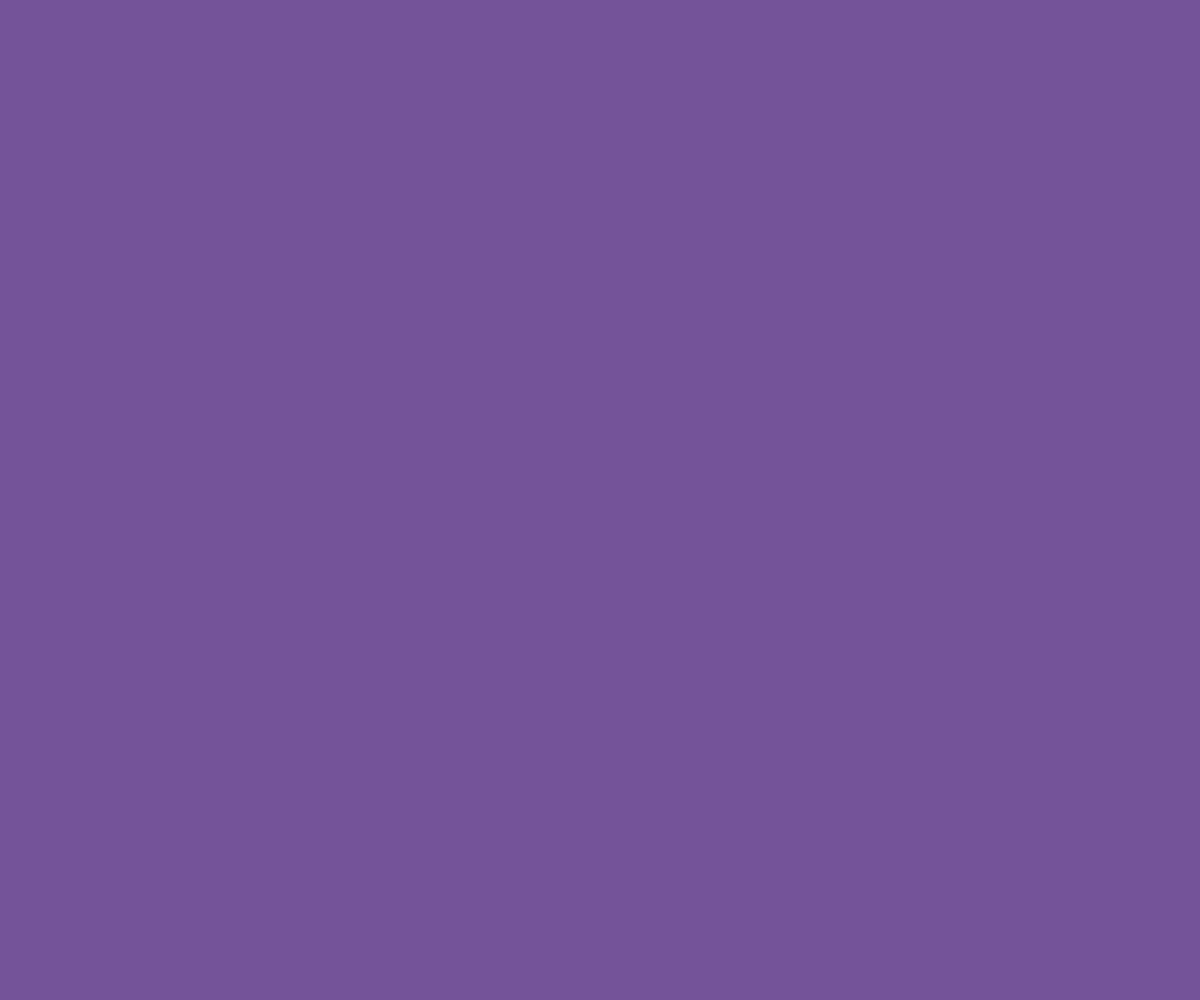
Frame 1 (no input)
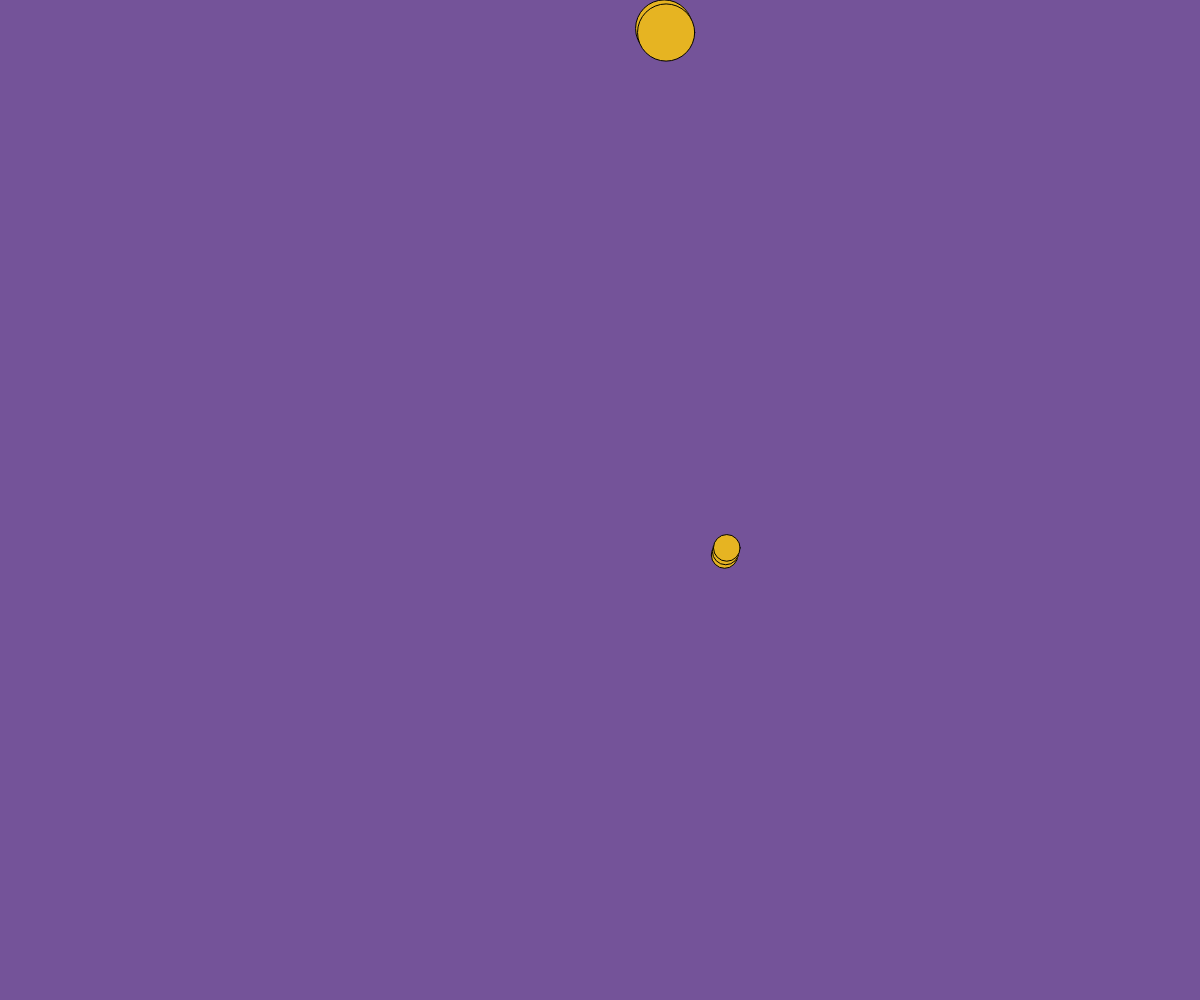
Frame 60 (no input)
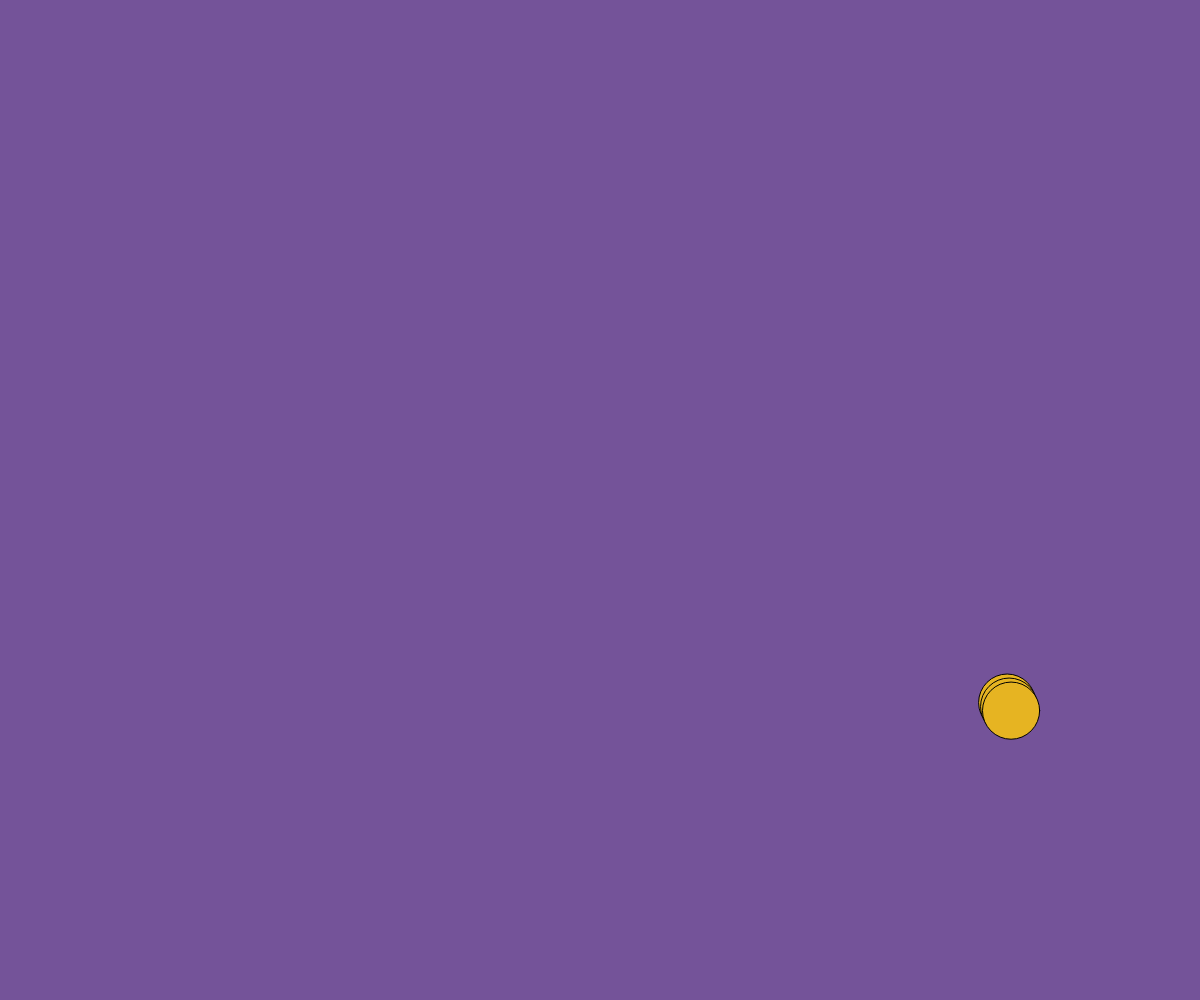
Frame 120 (the mouse pressed at the canvas centre since frame 60)

The p5.js sketch that drew these frames (run headless with seeded random() and noise() and a simulated clock; from frame 60 on, the mouse is pressed at the canvas centre):

// p5.js sketch
// ── sketch.js
//　テキスト「オブジェクト」
// 練習問題：ボールのサイズをランダムに変更してみよう
// 練習問題：何も操作しなくてもボールが湧いてくる機能を追加しよう

let balls;

function setup(){
  createCanvas(windowWidth, windowHeight);
  balls = [];
}

function draw(){
  background(116, 83, 153);
  for(let i = 0; i < balls.length; i++){
    let b = balls[i];
    fill(230,180,34)
    ellipse(b.x, b.y, b.size);
    b.x += b.vx;
    b.y += b.vy;
  }
    // ランダムな確率でボールを生成
    if (random(1) < 0.05) {  // ボール生成確率を調整
      const b = { x: random(width), y: random(height), size: random(10, 70), vx: random(-5, 5), vy: random(-5, 5) };
      balls.push(b);
    }
    
    for (let i = 0; i < balls.length; i++) {
      let b = balls[i];
      ellipse(b.x, b.y, b.size);
      b.x += b.vx;
      b.y += b.vy;
    }
    for (let i = 0; i < balls.length; i++) {
      let b = balls[i];
      ellipse(b.x, b.y, b.size);
      b.x += b.vx;
      b.y += b.vy;
      
      // ボール同士の衝突判定
      for (let j = 0; j < balls.length; j++) {
        if (i !== j) {
          const other = balls[j];
          const d = dist(b.x, b.y, other.x, other.y);
          
          if (d < b.size / 2 + other.size / 2) {
            // ボール同士が衝突した場合、速度を反転させる
            const tempVx = b.vx;
            const tempVy = b.vy;
            b.vx = other.vx;
            b.vy = other.vy;
            other.vx = tempVx;
            other.vy = tempVy;
          }
        }
      }
    }
}

function mouseDragged(){
  const dx = mouseX - pmouseX;
  const dy = mouseY - pmouseY;
  if(mag(dx, dy) > 5){
    const b = { x: mouseX, y: mouseY, size: random(10, 70), vx: dx, vy: dy };
    balls.push(b);
  }
}
